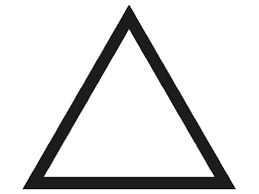
#> input picture OpenCV/images/ucgen.png, 259 x 194 px, found by its file name
$ python convexHull-DisBukey.py
#> lines starting #> are read from the running program, lines starting #| are printed output that depends on the picture; after the words box and inside, x2 and y2 are one past the last pixel; in counts of white or black regions, pixels touching at a corner belong together
import cv2
import numpy as np

img = cv2.imread("OpenCV/images/ucgen.png")
#> img is the input picture: shape (194, 259, 3); min 0, max 255, mean 222.5

gri = cv2.cvtColor(img, cv2.COLOR_BGR2GRAY)

ret, thresh = cv2.threshold(gri, 75, 100, cv2.THRESH_BINARY)
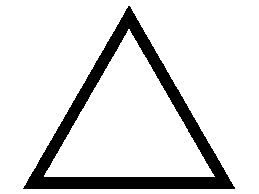
#> thresh: shape (194, 259); values 0 (black) and 100 (white), 86.5% white; 1 black region

contours, _ = cv2.findContours(thresh, cv2.RETR_TREE, cv2.CHAIN_APPROX_SIMPLE)
#> contours = 3 contours; box (x1, y1, x2, y2) and area: (0, 0, 259, 194) 49794, (22, 5, 236, 190) 19820, (44, 29, 215, 177) 12504

result_img = np.zeros_like(img)

cv2.drawContours(result_img, contours, -1, (255, 0, 0), 3)
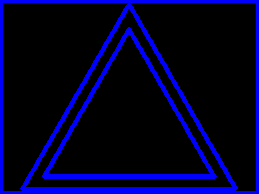
#> result_img: shape (194, 259, 3); mean of channels 0, 1, 2 39, 0, 0; drawn as B, G, R

convex_hulls = []

for contour in contours:
    hull = cv2.convexHull(contour)
    convex_hulls.append(hull)
#> this loop made 3 passes
#> (contour, hull) on pass 1: ([[0, 0], [0, 193], [258, 193], [258, 0]], [[258, 0], [258, 193], [0, 193], [0, 0]])
#> after the loop, convex_hulls = 3 contours; box (x1, y1, x2, y2) and area: (0, 0, 259, 194) 49794, (22, 5, 236, 190) 20024, (44, 29, 215, 177) 12666

cv2.drawContours(result_img, convex_hulls, -1, (0, 255, 0), 1)
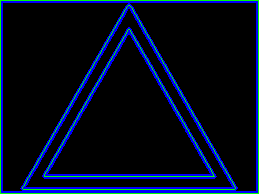
#> result_img: shape (194, 259, 3); 3.87% of pixels changed, all inside (x1, y1, x2, y2) = (0, 0, 259, 194); drawn as B, G, R

cv2.imshow("resim", result_img)
cv2.waitKey(0)
cv2.destroyAllWindows()

$ run again, with OpenCV/images/sekiller.png copied over OpenCV/images/ucgen.png
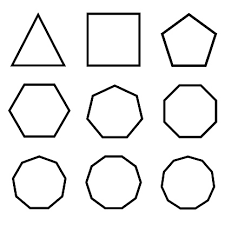
#> input picture OpenCV/images/sekiller.png, 225 x 225 px, found by its file name
#> img is the input picture: shape (225, 225, 3); min 0, max 255, mean 238.1
#> `ret, thresh = cv2.threshold(gri, 75, 100, cv2.THRESH_BINARY)`:
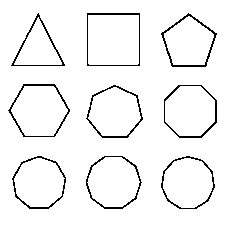
#> thresh: shape (225, 225); values 0 (black) and 100 (white), 95% white; black in thin lines or dots, all inside (x1, y1, x2, y2) = (8, 13, 217, 209)
#> contours = 19 contours; largest, box (x1, y1, x2, y2) and area: (0, 0, 225, 225) 50176, (86, 12, 141, 67) 2914, (7, 83, 71, 138) 2556, (88, 15, 139, 65) 2449, (163, 84, 218, 139) 2420
#> the loop `for contour in contours:` made 19 passes
#> (contour, hull) on pass 1: ([[0, 0], [0, 224], [224, 224], [224, 0]], [[224, 0], [224, 224], [0, 224], [0, 0]])
#> after the loop `for contour in contours:`: convex_hulls = 19 contours; largest, box (x1, y1, x2, y2) and area: (0, 0, 225, 225) 50176, (86, 12, 141, 67) 2914, (7, 83, 71, 138) 2599, (88, 15, 139, 65) 2449, (85, 155, 143, 210) 2435
#> `cv2.drawContours(result_img, convex_hulls, -1, (0, 255, 0), 1)`:
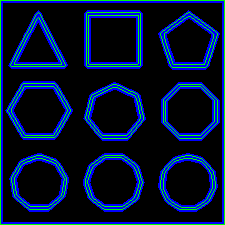
#> result_img: shape (225, 225, 3); mean of channels 0, 1, 2 49.9, 18.7, 0; drawn as B, G, R
